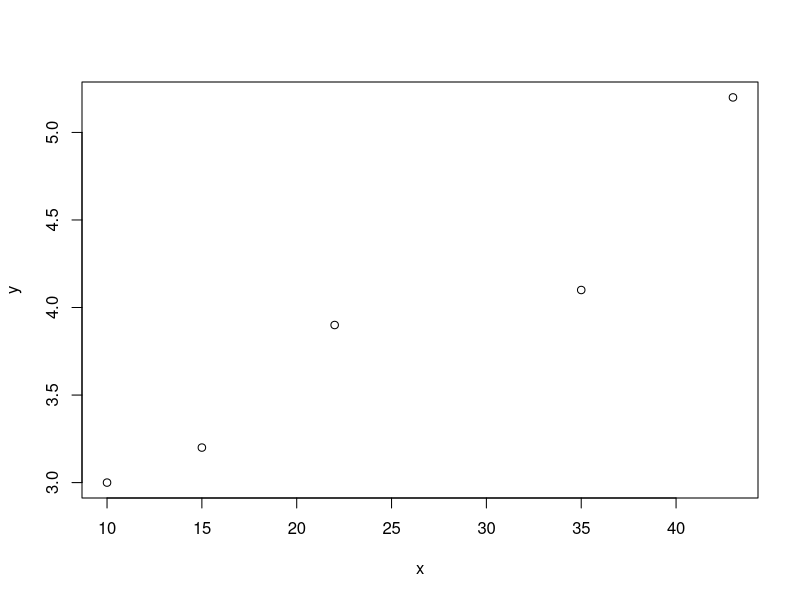
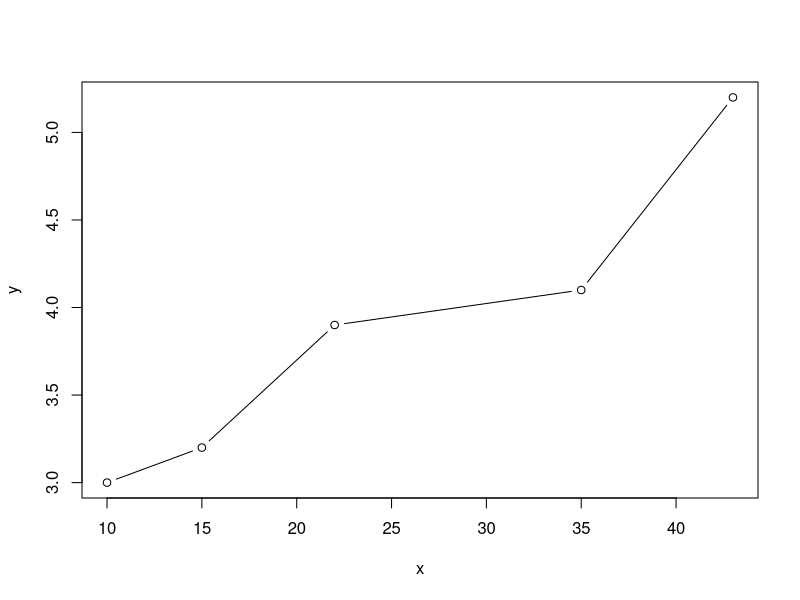

Write R code to recreate these figures, in order. (Note: this script raises an error after producing the figures.)
# Usage: Rscript --vanilla scripts/my_analysis_chapter2_dna2.R >& log.$(date +%F).txt
# https://github.com/haruosuz/r4bioinfo/blob/master/R_Avril_Coghlan/README.md#dna-sequence-statistics-2
# https://a-little-book-of-r-for-bioinformatics.readthedocs.io/en/latest/src/chapter2.html

# A little more introduction to R
x <- 100
log10(x)
myvector <- c(30,16,303,99,11,111)
mean(myvector)
myvector[3]

cat("# seq\n")
seq(1, 100, by = 1)
seq(1, 100, by = 2)

cat("# for\n")
for (i in 1:10) { print (i*i) }

avector <- c(2, 9, 100, 133)
for (i in avector) { print (i*i) }

for (i in seq(1, 10, by = 2)) { print (i*i) }

cat("# plot\n")
myvector1 <- c(10, 15, 22, 35, 43)
myvector2 <- c(3, 3.2, 3.9, 4.1, 5.2)
plot(myvector1, myvector2, xlab="x", ylab="y")
plot(myvector1, myvector2, xlab="x", ylab="y", type="b")

cat("# function\n")
myfunction <- function(x) { return(20 + (x*x)) }
myfunction(10)
myfunction(25)
myfunction

cat("# comment\n")
x <- 100
log10(x) # Finds the log to the base 10 of variable x.

# Reading sequence data with SeqinR
library("seqinr")                           # Load the SeqinR package.
dengue <- read.fasta(file = "den1.fasta")   # Read in the file "den1.fasta".
# dengue <- read.fasta(file = "http://togows.org/entry/nucleotide/NC_001477.fasta")
dengueseq <- dengue[[1]]                    # Put the sequence in a vector called "dengueseq".
dengueseq[452:535]

cat("# Local variation in GC content\n")
GC(dengueseq)

cat("# A sliding window analysis of GC content\n")
GC(dengueseq[1:2000])
GC(dengueseq[2001:4000])
GC(dengueseq[4001:6000])
GC(dengueseq[6001:8000])
GC(dengueseq[8001:10000])
GC(dengueseq[10001:10735])

cat("# A sliding window plot of GC content\n")
# install.packages('zoo')
library(zoo)
windowsize <- 300
x <- seq(from = 1, to = length(dengueseq)-windowsize, by = windowsize)
y <- rollapply(data = dengueseq, width = windowsize, by = windowsize, FUN = GC)
plot(x, y, type="b", xlab="Position (bp)", ylab="GC content")

cat("# Over-represented and under-represented DNA words\n")
count(dengueseq, 2)

count(dengueseq, 1) # Get the number of occurrences of 1-nucleotide DNA words
2770/(3426+2240+2770+2299) # Get fG
2240/(3426+2240+2770+2299) # Get fC
count(dengueseq, 2) # Get the number of occurrences of 2-nucleotide DNA words
500/(1108+720+890+708+901+523+261+555+976+500+787+507+440+497+832+529) # Get fGC
0.04658096/(0.2580345*0.2086633) # Get rho(GC)

rho(dengueseq, wordsize = 2)

# Create tests
x <- s2c("atgc"); rho(x, wordsize = 2)

# 
Sys.time()
sessionInfo()
